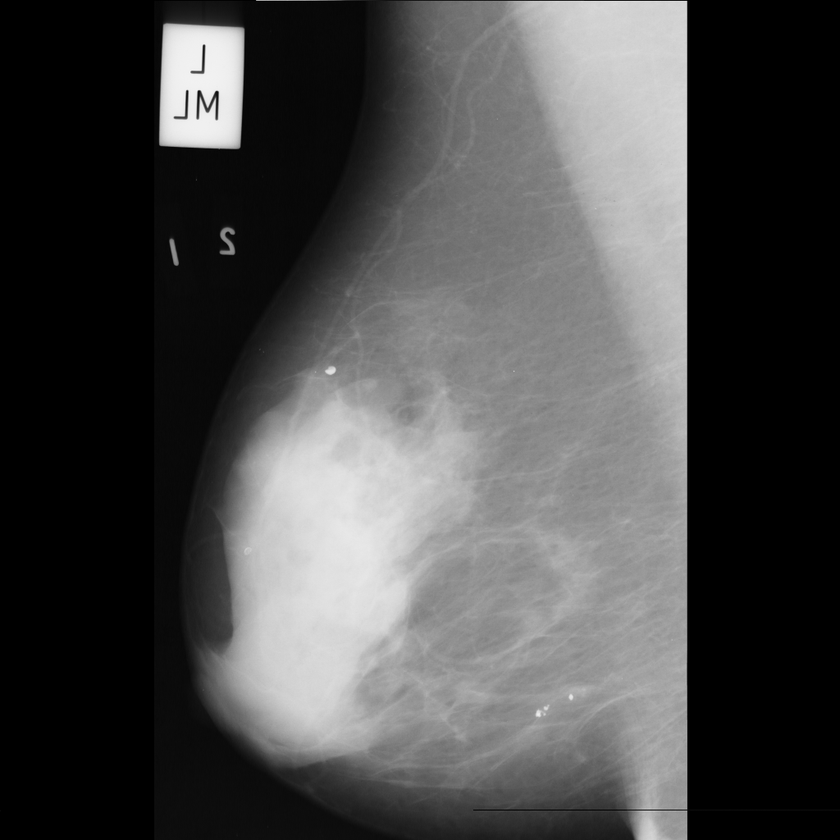
%> input picture mdb319.pgm, 840 x 840 px, shrunk from 1024 x 1024 before the run
$ octave High_boost_filter.m   (GNU Octave 9; MATLAB toolbox functions it lacks are replaced by stand-ins)
%> lines starting %> are read from the running program, lines starting %| are printed output that depends on the picture
clc        % clear all text from the Command Window
clear      % clear the Current Working Space
close all  % clear all MATLAB opened files and figures
%% *Dataset*

% Download the Mammography dataset for
% Diagnosis of Breast Cancer from the below link
% https://www.kaggle.com/kmader/mias-mammography
%% *Procedure to run the code*

% Run the code
% Enter the parameter values appearing in the command window.
% Hint is given below :

% STEP-1
% <<<<<<<<Enter the size of Gaussian Low Pass Filter>>>>>>>
% Size of the filter should be specified as a positive integer or 2-element vector
% of positive integers. Use a vector to specify the number of rows and
% columns in h. If you specify a scalar, then h is a square matrix.
% eg.- [3,3], [6,6], 256, 512 etc.

% STEP-2
% <<<<<<<<<<Enter the value of Sigma(Standard Deviation)>>>>>>>>
% The default value of Sigma is 0.5
% It should be specified as a positive number
% eg. - 1,2,5,7......etc

% STEP-3
% <<<<<<<<<Enter the value of Amplification Factor(A)>>>>>>>>
% It should be a positive number
% eg. - 2,5,7,9,10, 12,15.... etc

% STEP-4
% Download the Input_Image folder to select the image
% After entering the values of filter_size,sigma and scaling factor,
% A open file selection dialog box will appear
% Select the images from the Input_Image folder
%% *Code*

% Input Parameters
h_size = input('Enter the Size of filter : ');
%> the answer given: 3
Sigma = input('Enter the value of Sigma : ');
%> the answer given: 2
A = input('Enter the value A : ');
%> the answer given: 3
High_Boost_Filt(h_size,Sigma,A);
%%
function High_Boost_Filt(h_size,Sigma,A)
%> called with h_size = 3, Sigma = 2, A = 3

% High_Boost_Filt performs High Frequency Boost Filtering(HFBF) on
% X-ray mammography images for diagnosis of breast cancers

% HFBF_Image =  High_Boost_Filt(A) performs the high frequency boost
% filtering on the input image with the ampification factor(A). The
% input images can take in jpg,png,tif and png format. The default
% value of sigma in gaussian low pass filter is 0.5.

% HFBF_Image = High_Boost_Filt(A,h_size,Sigma) performs the high
% frequency boost filtering on the input image with the ampification
% factor(A). The input images can take in jpg,png,tif and png format.
% The gaussian low pass filter can have two parameter i.e. h_size and sigma

%==================================%

% h-size
% Size of the filter should be specified as a positive integer or 2-element
% vector of positive integers. Use a vector to specify the number of rows and
% columns in h. If you specify a scalar, then h is a square matrix.
% eg.- [3,3], [6,6], 256, 512 etc.

%==================================%

% Sigma
% Enter the value of Sigma(Standard Deviation)
% The default value of Sigma is 0.5
% It should be specified as a positive number
% eg. - 1,2,5,7......etc

%===================================%

% In high boost filtering the input image f(m,n) is multiplied by an amplification
% factor A before subtracting the low pass image are discuss as follows :
% High boost filter = A × f(m,n) - low pass filter
% Adding and subtracting 1 with the amplication factor
% High boost filter = (A−1) × f(m,n) + f(m,n) - low pass filter
% But f(m,n) - low pass filter = high pass filter
% High boost filter = (A−1) × f(m,n) + high pass filter

%==================================%

% Examples (Grayscale Images or Color Images)
% h_size = input('Enter the Size of filter : ');
% Sigma = input('Enter the value of Sigma : ');
% A = input('Enter the value A : ');
% High_Boost_Filt(h_size,Sigma,A);
% and also h_size = 10, sigma = 10 and A = 10 gives the best results

%==================================%

% We can also draw circular average filter for smoothening or
% blurring the image
% Radius = input('Enter the radius : ');
% Average_Filter = fspecial('disk',Radius);
% Average_Filter_Image = imfilter(Original_Image,Average_Filter,'replicate');
% figure(),imshow(Average_Filter_Image);
% title('Blurred Image');

%%%%%%%%%%%%%%%%%%%%%%%%%%%%%%%%%%%%
% [4 lines of commented-out code are left out]

%%%%%%%%%%%%%%%%%%%%%%%%%%%%%%%%%%%%

% Select the PGM Image from the Input_Image folder
[file,path] = uigetfile('*.tif;*.pgm;*.jpg;*.png','Select an Image');
%> the answer given: mdb319.pgm

% Read the Original Input-Image
Original_Image = imread([path,file]);
%> Original_Image is the input picture: size 840x840 uint8; min 0, max 246, mean 74.5
figure(),imshow(Original_Image),
title('Original Image')

% Create a gaussian filter (blurring_image)
GLPF = fspecial('gaussian',h_size,Sigma);

% Apply a gaussian low pass filter on the Input_Image
GLPF_Image = imfilter(Original_Image,GLPF);
figure(),imshow(GLPF_Image);
title('Gaussian Low Pass Filtered Image');

% Apply High Pass Filter on Input_Image
High_pass_filter = Original_Image - GLPF_Image;

% Unsharpened Image is when A = 1
Unsharpened_Image = (1*Original_Image) + High_pass_filter;
figure(),imshow(Unsharpened_Image);
title('Unsharpened Image');

% We can implement the above formula of high boost filtering in 3 ways
% First one is in function and rest are commented

% Multiply (A>1) in masked image for high boost filtering
HFBF_Image = (A-1)*Original_Image + Original_Image - GLPF_Image;
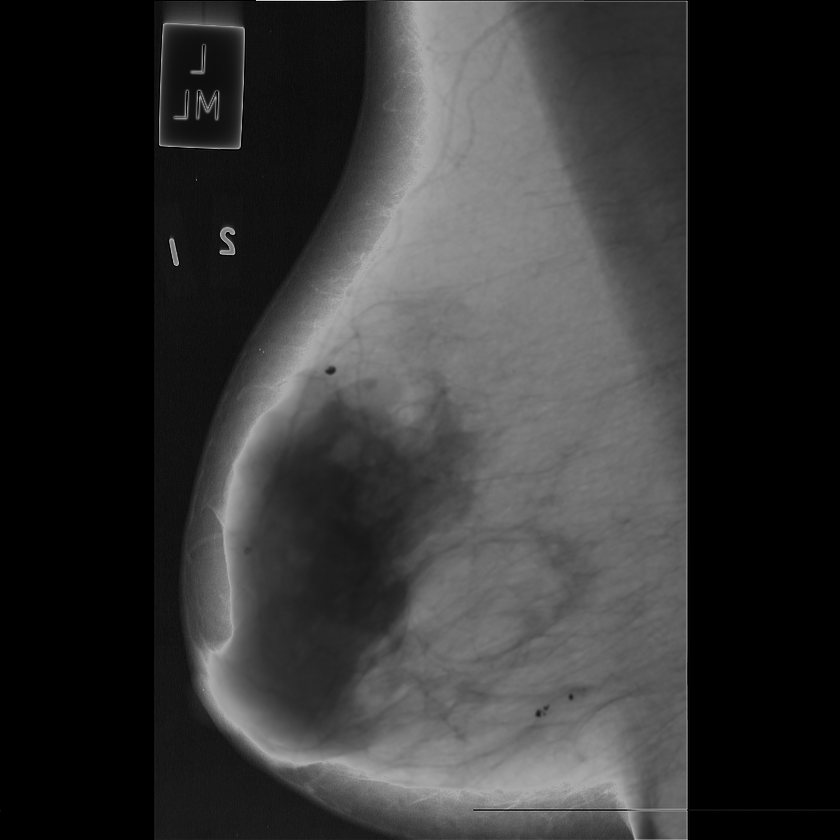
%> HFBF_Image: size 840x840 uint8; min 0, max 223, mean 52.1
figure(),imshow(HFBF_Image);
title('High Frequency Boosted Image');

% [9 lines of commented-out code are left out]

figure(),imshowpair(Original_Image,HFBF_Image,'montage')
%> after `imshowpair(Original_Image,HFBF_Image,'montage')`:
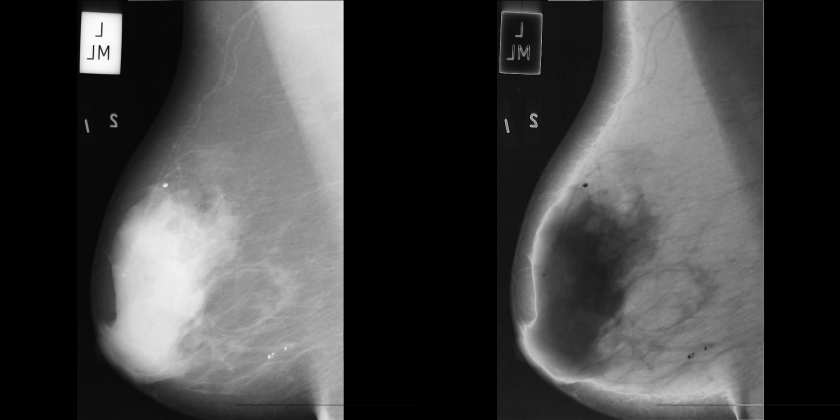
%> displayed picture: size 840x1680, on the screen's scale of 0 to 255 (shown at 1/2 size); min 0, max 255, mean 68.4
title("Original Image                                                                                 High Boost Image")

end

%%CONCLUSION%%
% Microcalcifications are small calcium deposits that look
% like white specks on a mammogram. Microcalcifications are
% usually not a result of cancer.But if they appear in certain
% patterns and are clustered together, they may be a
% sign of precancerous cells or early breast cancer.
% In the output image, we can clearly see the spots of microcalcifications
% in the breast. We can clearly identify the sharpen edges that we have
% achieved using high frequency boost filtering.

$ run again, on mdb321.pgm
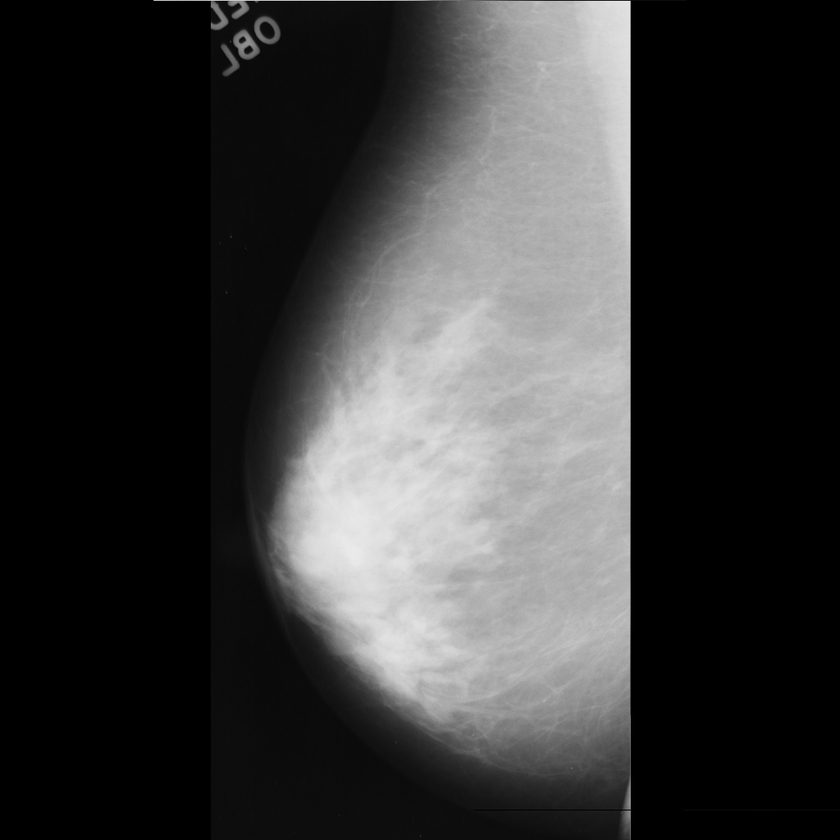
%> input picture mdb321.pgm, 840 x 840 px, shrunk from 1024 x 1024 before the run
%> in High_Boost_Filt, Original_Image is the input picture: size 840x840 uint8; min 0, max 243, mean 55.8
%> in High_Boost_Filt, `High_pass_filter = Original_Image - GLPF_Image;`:
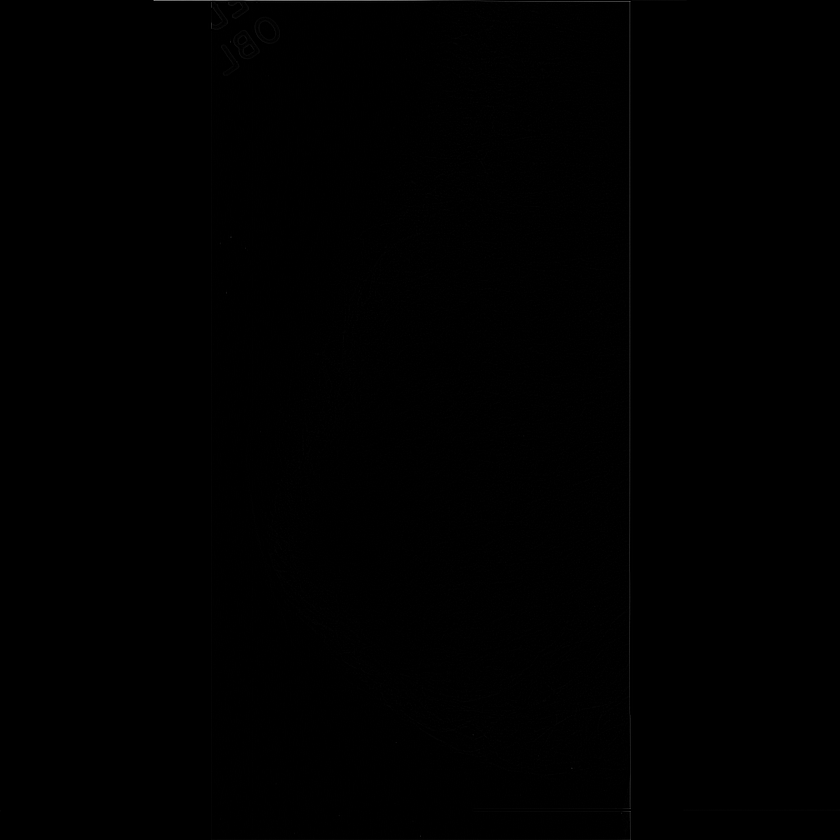
%> High_pass_filter: size 840x840 uint8; min 0, max 127, mean 0.3
%> in High_Boost_Filt, `imshowpair(Original_Image,HFBF_Image,'montage')`:
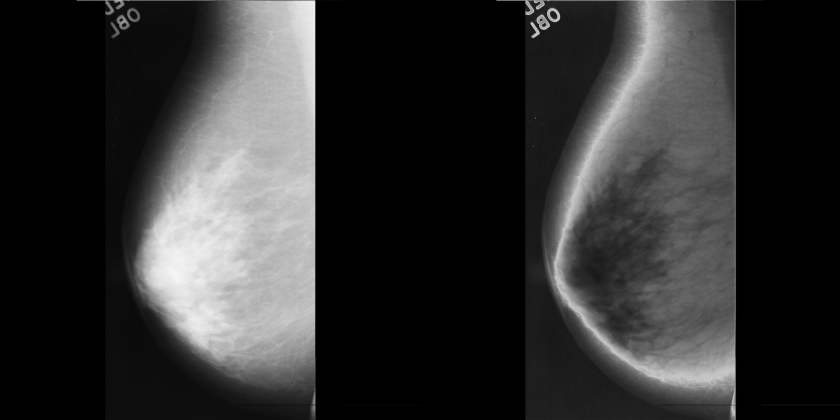
%> displayed picture: size 840x1680, on the screen's scale of 0 to 255 (shown at 1/2 size); min 0, max 255, mean 48.8

$ run again, on mdb322.pgm
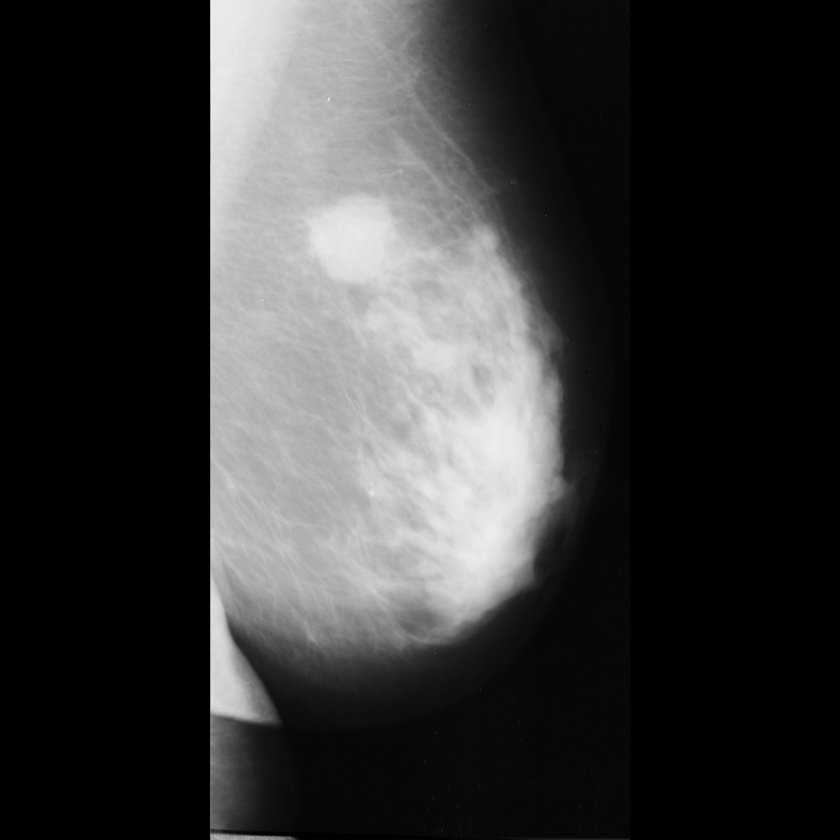
%> input picture mdb322.pgm, 840 x 840 px, shrunk from 1024 x 1024 before the run
%> in High_Boost_Filt, Original_Image is the input picture: size 840x840 uint8; min 0, max 240, mean 55
%> in High_Boost_Filt, `High_pass_filter = Original_Image - GLPF_Image;`:
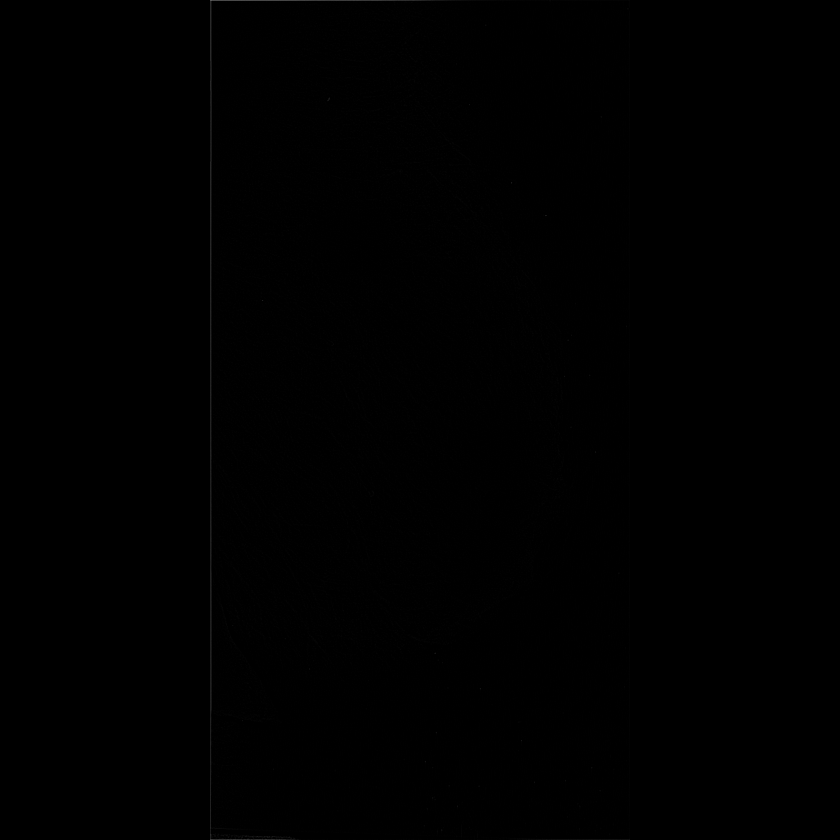
%> High_pass_filter: size 840x840 uint8; min 0, max 90, mean 0.3
%> in High_Boost_Filt, `imshowpair(Original_Image,HFBF_Image,'montage')`:
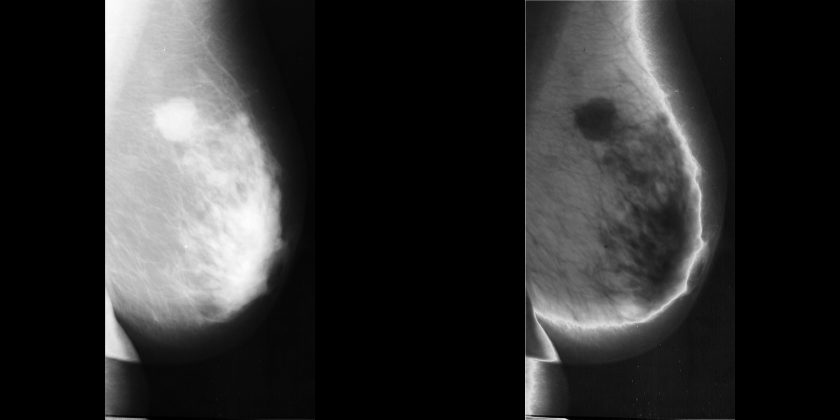
%> displayed picture: size 840x1680, on the screen's scale of 0 to 255 (shown at 1/2 size); min 0, max 255, mean 47.6
